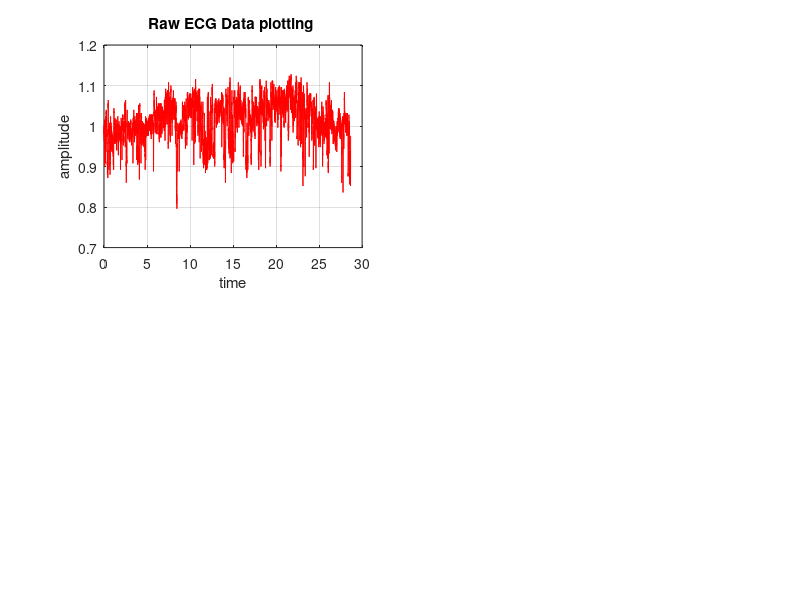

Here is the MATLAB script that generated this plot: (Note: this script raises an error after producing the figure.)
%%%DFA_final
function DFA_final

DATA=load("O1.txt");
disp("ECG Analysis of one signal")
[d,a]=DFA_call_F(DATA);
disp("dim="+d);disp("alpha="+a);
end

%%%DFA_call_F 
function [D,Alpha1]=DFA_call_F(DATA)

%%Pre-processing
ecg=DATA;
f_s=250;
N=length(ecg);
t=(0:N-1)/f_s; %time period(total sample/Fs)
figure (1)
subplot(221)
plot(t,ecg,'r');title('Raw ECG Data plotting ');grid on;          
xlabel('time')
ylabel('amplitude')

w=50/(250/2);
bw=w;
[num,den]=iirnotch(w,bw); 
ecg_notch=filter(num,den,ecg);
[e,f]=wavedec(ecg_notch,20,'db6');
g=wrcoef('d',e,f,'db6',16);

ecg_wave=ecg_notch-g; 
ecg_smooth=smooth(ecg_wave); 
N1=length(ecg_smooth);
t1=(0:N1-1)/f_s;

subplot(222)
plot(t1,ecg_smooth),grid on,ylabel('amplitude'),xlabel('time')
title('Filtered ECG signal')

hh=ecg_smooth;
j=[];           
time=0;          
th=0.45*max(hh);  
 
for i=2:N1-1  
    if((hh(i)>hh(i+1))&&(hh(i)>hh(i-1))&&(hh(i)>th))  
        j(i)=hh(i);                                   
        time(i)=(i-1)/250;                           
    end
end
j(j==0)=[];              
time(time==0)=[];     
m=(time)';              
k=length(m);
% subplot(223)
% plot(t,hh);            
% hold on;                
% plot(time,j,'*r'); title('PEAK POINTS DETECTED IN ECG SIGNAL')    
% xlabel('time')
% ylabel('amplitude')
% hold off   
%%
%%Calling DFA
n=100:100:1000;
N1=length(n);
F_n=zeros(N1,1);
for i=1:N1
    [F_n(i),y,Yn,N2]=DFA(ecg_smooth,n(i),1);
%Plots
    subplot(223)
    plot(1:N2,y,"b");hold on;grid on;
    plot(1:N2,Yn,"r");grid on;
    xlabel('n');ylabel('f')
    title('y(n) and Yn(n)');legend('y','Yn','Location','northwest');hold off;
end  
n=n';
subplot(224)
plot(log(n),log(F_n),'-o','MarkerSize',10,'MarkerEdgeColor','red','MarkerFaceColor',[1 .6 .6]);grid on;hold on;
title('DFA Interpretation')  
xlabel('n')
ylabel('F(n)')
A=polyfit(log(n(1:end)),log(F_n(1:end)),1);
Alpha1=A(1);
%A_c=polyval(A,log(n(1:end)));
%plot(log(n),A_c)
D=3-A(1);
return;

end

%%%DFA algorithm
function [out1,out2,out3,out4]=DFA(DATA,win_length,order)

%note:The number of windows in each iteration(See lines 62-65,66 on &&Calling DFA) is n. 
%For the 1st it. n=71. So: w1=1:100 w2=101:200...w71=7001:7100 

N=length(DATA);  %7168 1st it
n=floor(N/win_length); %71.00 1st it - n is the number of windows
N1=n*win_length; %7100 1st it
y=zeros(N1,1);
Yn=zeros(N1,1);

fitcoef=zeros(n,order+1);

mean1=mean(DATA(1:N1));

for i=1:N1
    y(i)=sum(DATA(1:i)-mean1);
end

y=y';
x=1:win_length; 
w=(bsxfun(@plus,x',(0:(n-1))*win_length))'; %bsxfun() element-wise addition between two matrices 
                                            %for j=1:n w(j,:)=((j-1)*win_length+1):j*win_length; end
for j=1:n
    fitcoef(j,:)=polyfit(x,y(w(j,:)),order);
    Yn(w(j,:))=polyval(fitcoef(j,:),x);
end

sum1=sqrt(sum((y'-Yn).^2)/N1);

out1=sum1;
out2=y;
out3=Yn;
out4=N1;

end
